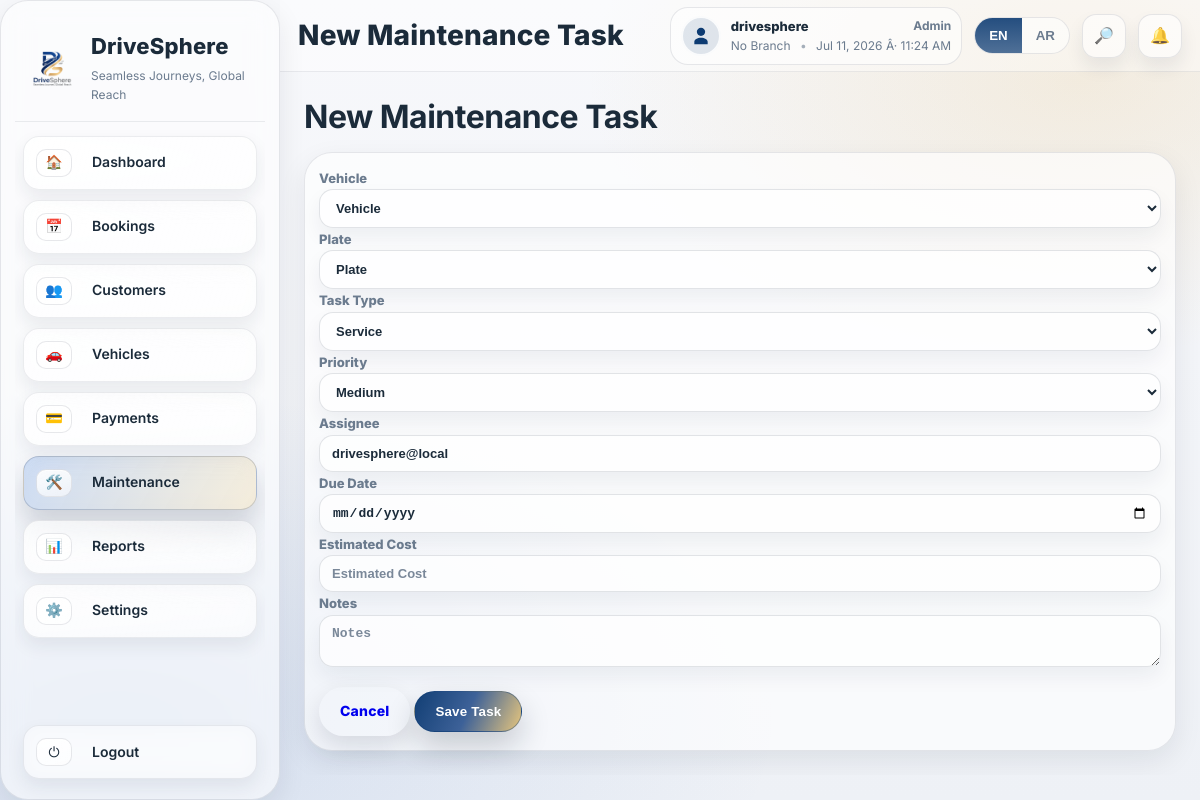
/maintenance/new/ (signed in), run on the app's committed database.
### apps/settings_app/models.py (models this page shows, shortened)
class BusinessProfile(TimeStampedModel):
    business_name = models.CharField(max_length=200, blank=True, default="")
    short_code = models.CharField(max_length=10, blank=True, default="")
    business_name_ar = models.CharField(max_length=200, blank=True, default="")
    commercial_registration_number = models.CharField(max_length=100, blank=True, default="")
    vat_no = models.CharField(max_length=100, blank=True, default="")
    address = models.CharField(max_length=300, blank=True, default="")
    address_ar = models.CharField(max_length=300, blank=True, default="")
    phone_number = models.CharField(max_length=60, blank=True, default="")
    phone_number_ar = models.CharField(max_length=60, blank=True, default="")
    email = models.EmailField(blank=True, default="")
    email_ar = models.EmailField(blank=True, default="")
    website = models.CharField(max_length=200, blank=True, default="")
    website_ar = models.CharField(max_length=200, blank=True, default="")
    currency_code = models.CharField(max_length=10, blank=True, default="OMR")
    currency_symbol = models.CharField(max_length=10, blank=True, default="﷼")
    exchange_rates = models.JSONField(blank=True, default=dict)
    exchange_rates_updated_at = models.DateTimeField(null=True, blank=True)
    logo = models.ImageField(upload_to="business/logo/", null=True, blank=True)
    class Meta:
        verbose_name = "Business Profile"
        verbose_name_plural = "Business Profile"
    @classmethod
    def get_solo(cls):
        obj = cls.objects.first()
        if not obj:
            obj = cls.objects.create()
        return obj

### apps/accounts/models.py (models this page shows, shortened)
class User(AbstractUser, TimeStampedModel):
    LANGUAGE_CHOICES = (
        ("en", "English"),
        ("ar", "Arabic"),
    )
    username = models.CharField(max_length=150, unique=True, null=True, blank=True)
    email = models.EmailField(unique=True)
    phone_number = models.CharField(max_length=30, blank=True, default="")
    nationality = models.CharField(max_length=60, blank=True, default="")
    role = models.ForeignKey(Role, on_delete=models.SET_NULL, null=True, blank=True)
    default_branch = models.ForeignKey(Branch, on_delete=models.SET_NULL, null=True, blank=True)
    preferred_language = models.CharField(max_length=2, choices=LANGUAGE_CHOICES, default="en")
    USERNAME_FIELD = "email"
    REQUIRED_FIELDS = ["username"]
    objects = UserManager()

class Role(TimeStampedModel):
    ROLE_CHOICES = (
        ("ADMIN", "Admin"),
        ("MANAGER", "Manager"),
        ("AGENT", "Agent"),
        ("MECHANIC", "Mechanic"),
        ("ACCOUNTANT", "Accountant"),
        ("VIEWER", "Viewer"),
    )
    code = models.CharField(max_length=30, choices=ROLE_CHOICES, unique=True)
    name = models.CharField(max_length=60)

### apps/maintenance/views.py (the view, shortened to what this page needs)
# urls.py: path("maintenance/new/", views.maintenance_new_task_page, name="maintenance_new_task_page"),
@login_required
def maintenance_new_task_page(request):
    if not has_perm(request.user, "maintenance.create"):
        return render(request, "errors/403.html", status=403)
    vehicles = Vehicle.objects.select_related("brand", "model").all().order_by("plate_number")
    return render(request, "maintenance/new_task.html", {"vehicles": vehicles})

### templates/maintenance/new_task.html (shortened to what this page needs)
{% extends "base/_app_shell.html" %}
{% block heading %}{% if request.session.ui_lang == 'ar' %}مهمة صيانة جديدة{% else %}New Maintenance Task{% endif %}{% endblock %}
{% block content %}
<div class="ds-page">
  <div class="ds-card ds-card--panel">
    <form method="post" class="ds-form">
    <div class="ds-formGrid">
      <label class="ds-label" for="m-vehicle-id">{% if request.session.ui_lang == 'ar' %}المركبة{% else %}Vehicle{% endif %}</label>
      <select class="ds-input" name="vehicle_id" id="m-vehicle-id" required>
        <option value="">{% if request.session.ui_lang == 'ar' %}المركبة{% else %}Vehicle{% endif %}</option>
      </select>
      <label class="ds-label" for="m-plate-id">{% if request.session.ui_lang == 'ar' %}اللوحة{% else %}Plate{% endif %}</label>
      <select class="ds-input" id="m-plate-id">
        <option value="">{% if request.session.ui_lang == 'ar' %}اللوحة{% else %}Plate{% endif %}</option>
      </select>
      <label class="ds-label" for="m-task-type">{% if request.session.ui_lang == 'ar' %}نوع المهمة{% else %}Task Type{% endif %}</label>
      <select class="ds-input" name="type" id="m-task-type">
        <option value="Service">{% if request.session.ui_lang == 'ar' %}صيانة{% else %}Service{% endif %}</option>
      </select>
      <label class="ds-label" for="m-priority">{% if request.session.ui_lang == 'ar' %}الأولوية{% else %}Priority{% endif %}</label>
      <select class="ds-input" name="priority" id="m-priority">
        <option value="Medium" selected>{% if request.session.ui_lang == 'ar' %}متوسط{% else %}Medium{% endif %}</option>
      </select>
      <label class="ds-label" for="m-assignee">{% if request.session.ui_lang == 'ar' %}المكلف{% else %}Assignee{% endif %}</label>
      <input class="ds-input" id="m-assignee" value="{{ request.user.email }}" readonly>
      <label class="ds-label" for="m-due-date">{% if request.session.ui_lang == 'ar' %}تاريخ الاستحقاق{% else %}Due Date{% endif %}</label>
      <input class="ds-input" id="m-due-date" name="due_date" type="date" placeholder="{% if request.session.ui_lang == 'ar' %}تاريخ الاستحقاق{% else %}Due Date{% endif %}">
      <label class="ds-label" for="m-est-cost">{% if request.session.ui_lang == 'ar' %}التكلفة المقدرة{% else %}Estimated Cost{% endif %}</label>
      <input class="ds-input" id="m-est-cost" name="est_cost" placeholder="{% if request.session.ui_lang == 'ar' %}التكلفة المقدرة{% else %}Estimated Cost{% endif %}">
      <label class="ds-label" for="m-notes">{% if request.session.ui_lang == 'ar' %}ملاحظات{% else %}Notes{% endif %}</label>
      <textarea class="ds-input" id="m-notes" name="notes" placeholder="{% if request.session.ui_lang == 'ar' %}ملاحظات{% else %}Notes{% endif %}"></textarea>
    </div>
    <div class="ds-formActions">
      <a class="ds-btn" href="/maintenance/">{% if request.session.ui_lang == 'ar' %}إلغاء{% else %}Cancel{% endif %}</a>
      <button class="ds-btn ds-btn--primary" type="submit">{% if request.session.ui_lang == 'ar' %}حفظ المهمة{% else %}Save Task{% endif %}</button>
    </div>
    </form>
  </div>
</div>
{% endblock %}

### templates/base/_app_shell.html (shortened to what this page needs)
{% load static %}
{% with ui_lang=request.session.ui_lang|default:request.user.preferred_language|default:"en" %}
<!DOCTYPE html>
<html lang="{{ ui_lang }}" dir="{% if ui_lang == 'ar' %}rtl{% else %}ltr{% endif %}">
<head>
  <link rel="stylesheet" href="{% static 'css/theme.css' %}">
  <link rel="stylesheet" href="{% static 'css/ds-responsive.css' %}">
  <link rel="stylesheet" href="{% static 'css/app.css' %}">
</head>
<body class="ds-body min-h-screen{% if ui_lang == 'ar' %} is-rtl{% endif %}">
  <div class="flex h-screen overflow-hidden ds-shell">
    {% include "base/_sidebar.html" with ui_lang=ui_lang %}
    <div class="flex-1 flex flex-col min-w-0">
      <div class="ds-topbar">
        <div class="ds-topbar__left">
          <h1 class="ds-page-title">{% block heading %}Dashboard{% endblock %}</h1>
        </div>
        <div class="ds-topbar__right">
          <div class="ds-user">
            <span class="ds-user__avatar ds-user__avatar--icon" aria-hidden="true">
              <svg viewBox="0 0 24 24" role="img" aria-label="User">
                <path d="M12 12c2.761 0 5-2.239 5-5S14.761 2 12 2 7 4.239 7 7s2.239 5 5 5Zm0 2c-4.418 0-8 2.239-8 5v3h16v-3c0-2.761-3.582-5-8-5Z" />
              </svg>
            </span>
            <div class="ds-user__meta">
              <div class="ds-user__top">
                <div class="ds-user__name">{{ request.user.username|default:request.user.email|cut:'@local' }}</div>
                {% if request.user.role %}
                  <div class="ds-user__role">
                    {% if request.session.ui_lang == 'ar' %}
                      {% with rc=request.user.role.code %}
                        {% if rc == 'ADMIN' %}مشرف{% elif rc == 'MANAGER' %}مدير{% elif rc == 'AGENT' %}وكيل{% elif rc == 'MECHANIC' %}فني{% elif rc == 'ACCOUNTANT' %}محاسب{% elif rc == 'VIEWER' %}مُشاهد{% else %}{{ request.user.role.name|default:request.user.role.code }}{% endif %}
                      {% endwith %}
                    {% else %}
                      {{ request.user.role.name|default:request.user.role.code }}
                    {% endif %}
                  </div>
                {% endif %}
              </div>
              <div class="ds-user__sub">
                {% if ui_lang == 'ar' %}
                  <span id="dsClock">--</span>
                  <span class="ds-dot">•</span>
                  {% if ds_active_branch %}{{ ds_active_branch.name }}{% else %}لا يوجد فرع{% endif %}
                {% else %}
                  {% if ds_active_branch %}{{ ds_active_branch.name }}{% else %}No Branch{% endif %}
                  <span class="ds-dot">•</span>
                  <span id="dsClock">--</span>
                {% endif %}
              </div>
            </div>
          </div>
          <div class="ds-lang-toggle" title="{% if ui_lang == 'ar' %}اللغة{% else %}Language{% endif %}">
            <button class="ds-lang-toggle__btn {% if ui_lang == 'en' %}is-active{% endif %}" type="button" data-lang="en">EN</button>
            <button class="ds-lang-toggle__btn {% if ui_lang == 'ar' %}is-active{% endif %}" type="button" data-lang="ar">AR</button>
          </div>
          <div class="ds-topbar__dropdown" data-dropdown>
            <button class="ds-topbar__pill ds-topbar__pill--search" type="button" data-dropdown-toggle="search" aria-expanded="false" aria-controls="ds-search-panel">
              <span class="ds-pill__icon">🔎</span>
            </button>
          </div>
          <div class="ds-topbar__dropdown" data-dropdown>
            <button class="ds-topbar__pill ds-topbar__pill--notify" type="button" data-dropdown-toggle="notify" aria-expanded="false" aria-controls="ds-notify-panel">
              <span class="ds-pill__icon">🔔</span>
            </button>
          </div>
        </div>
      </div>
      <main class="p-4 sm:p-6 overflow-y-auto min-w-0">
        <div class="ds-pageHeader" id="ds-page-header">
          <div>
            <h2 class="ds-pageHeader__title" id="ds-page-header-title"></h2>
          </div>
        </div>
        {% block content %}{% endblock %}
      </main>
    </div>
  </div>
</body>
</html>
{% endwith %}

### templates/base/_sidebar.html (shortened to what this page needs)
{% load static %}
{% with ui_lang=ui_lang|default:request.session.ui_lang|default:request.user.preferred_language|default:"en" %}
<aside class="ds-sidebar">
  {% with business_name_ar=ds_business.business_name_ar|default:ds_business.business_name|default:"DriveSphere" %}
    {% if ui_lang == "ar" %}
      <div class="ds-sidebar__brand">
        <div class="ds-brand__text" dir="rtl">
          <div class="ds-brand__name">{{ ds_business.business_name_ar|default:ds_business.business_name|default:"DriveSphere" }}</div>
          <div class="ds-brand__tagline">رحلات سلسة، حضور عالمي</div>
        </div>
        {% if ds_business.logo %}
          <img class="ds-brand__logo" src="{{ ds_business.logo.url }}" alt="{{ business_name_ar }}">
        {% else %}
          <img class="ds-brand__logo" src="{% static 'img/logo/logo.png' %}" alt="{{ business_name_ar }}">
        {% endif %}
      </div>
    {% else %}
      <div class="ds-sidebar__brand">
        {% if ds_business.logo %}
          <img class="ds-brand__logo" src="{{ ds_business.logo.url }}" alt="{{ ds_business.business_name|default:'DriveSphere' }}">
        {% else %}
          <img class="ds-brand__logo" src="{% static 'img/logo/logo.png' %}" alt="DriveSphere">
        {% endif %}
        <div class="ds-brand__text">
          <div class="ds-brand__name">{{ ds_business.business_name|default:"DriveSphere" }}</div>
          <div class="ds-brand__tagline">Seamless Journeys, Global Reach</div>
        </div>
      </div>
    {% endif %}
  {% endwith %}
  <nav class="ds-nav">
    <a class="ds-nav__item {% if request.path == '/dashboard/' or request.path == '/' %}is-active{% endif %}" href="/dashboard/">
      <span class="ds-nav__icon">🏠</span>
      <span class="ds-nav__label">{% if ui_lang == "ar" %}لوحة التحكم{% else %}Dashboard{% endif %}</span>
    </a>
    <a class="ds-nav__item {% if request.path|slice:':10' == '/bookings/' %}is-active{% endif %}" href="/bookings/">
      <span class="ds-nav__icon">📅</span>
      <span class="ds-nav__label">{% if ui_lang == "ar" %}الحجوزات{% else %}Bookings{% endif %}</span>
    </a>
    <a class="ds-nav__item {% if request.path|slice:':11' == '/customers/' %}is-active{% endif %}" href="/customers/">
      <span class="ds-nav__icon">👥</span>
      <span class="ds-nav__label">{% if ui_lang == "ar" %}العملاء{% else %}Customers{% endif %}</span>
    </a>
    <a class="ds-nav__item {% if request.path|slice:':10' == '/vehicles/' %}is-active{% endif %}" href="/vehicles/">
      <span class="ds-nav__icon">🚗</span>
      <span class="ds-nav__label">{% if ui_lang == "ar" %}المركبات{% else %}Vehicles{% endif %}</span>
    </a>
    <a class="ds-nav__item {% if request.path|slice:':10' == '/payments/' %}is-active{% endif %}" href="/payments/">
      <span class="ds-nav__icon">💳</span>
      <span class="ds-nav__label">{% if ui_lang == "ar" %}المدفوعات{% else %}Payments{% endif %}</span>
    </a>
    <a class="ds-nav__item {% if request.path|slice:':13' == '/maintenance/' %}is-active{% endif %}" href="/maintenance/">
      <span class="ds-nav__icon">🛠️</span>
      <span class="ds-nav__label">{% if ui_lang == "ar" %}الصيانة{% else %}Maintenance{% endif %}</span>
    </a>
    <a class="ds-nav__item {% if request.path|slice:':9' == '/reports/' %}is-active{% endif %}" href="/reports/">
      <span class="ds-nav__icon">📊</span>
      <span class="ds-nav__label">{% if ui_lang == "ar" %}التقارير{% else %}Reports{% endif %}</span>
    </a>
    <a class="ds-nav__item {% if request.path|slice:':10' == '/settings/' %}is-active{% endif %}" href="/settings/general/">
      <span class="ds-nav__icon">⚙️</span>
      <span class="ds-nav__label">{% if ui_lang == "ar" %}الإعدادات{% else %}Settings{% endif %}</span>
    </a>
  </nav>
  <div class="ds-sidebar__footer">
    <a class="ds-nav__item ds-nav__item--logout" href="/logout/">
      <span class="ds-nav__icon">⏻</span>
      <span class="ds-nav__label">{% if ui_lang == "ar" %}تسجيل الخروج{% else %}Logout{% endif %}</span>
    </a>
  </div>
</aside>
{% endwith %}

### data on the page
BusinessProfile: business_name "DriveSphere"
User: user.username "drivesphere", user.role.name "Admin", type "Service", priority "Medium", user.email "drivesphere@local"
